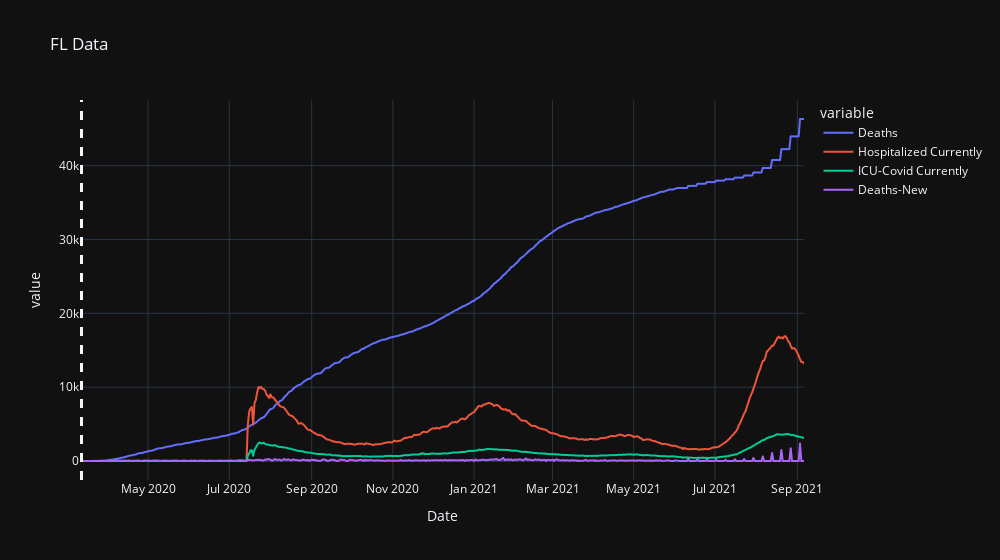

Notebook source saved alongside this figure:
### Code cell
pfig = px.line(FL,y=plot_cols,width=1000,title="FL Data")
pfig.add_vline(first_ts,line_width=3,line_dash="dash",name='Start')
pfig.show()

### Figure 1 — Plotly figure (JSON) as saved in the notebook; plotly's stock layout.template omitted (floating-point values rounded to 4 significant figures; data arrays with more than 128 entries replaced by an {"elided": "..."} marker saying what was removed)
{"data": [{"hovertemplate": "variable=Deaths<br>Date=%{x}<br>value=%{y}<extra></extra>", "legendgroup": "Deaths", "line": {"color": "#636efa", "dash": "solid"}, "marker": {"symbol": "circle"}, "mode": "lines", "name": "Deaths", "showlegend": true, "type": "scattergl", "x": {"elided": "543 str values"}, "xaxis": "x", "y": {"elided": "543 int values"}, "yaxis": "y"}, {"hovertemplate": "variable=Hospitalized Currently<br>Date=%{x}<br>value=%{y}<extra></extra>", "legendgroup": "Hospitalized Currently", "line": {"color": "#EF553B", "dash": "solid"}, "marker": {"symbol": "circle"}, "mode": "lines", "name": "Hospitalized Currently", "showlegend": true, "type": "scattergl", "x": {"elided": "543 str values"}, "xaxis": "x", "y": {"elided": "543 int values"}, "yaxis": "y"}, {"hovertemplate": "variable=ICU-Covid Currently<br>Date=%{x}<br>value=%{y}<extra></extra>", "legendgroup": "ICU-Covid Currently", "line": {"color": "#00cc96", "dash": "solid"}, "marker": {"symbol": "circle"}, "mode": "lines", "name": "ICU-Covid Currently", "showlegend": true, "type": "scattergl", "x": {"elided": "543 str values"}, "xaxis": "x", "y": {"elided": "543 int values"}, "yaxis": "y"}, {"hovertemplate": "variable=Deaths-New<br>Date=%{x}<br>value=%{y}<extra></extra>", "legendgroup": "Deaths-New", "line": {"color": "#ab63fa", "dash": "solid"}, "marker": {"symbol": "circle"}, "mode": "lines", "name": "Deaths-New", "showlegend": true, "type": "scattergl", "x": {"elided": "543 str values"}, "xaxis": "x", "y": {"elided": "543 int values"}, "yaxis": "y"}], "layout": {"legend": {"title": {"text": "variable"}, "tracegroupgap": 0}, "shapes": [{"line": {"dash": "dash", "width": 3}, "name": "Start", "type": "line", "x0": "2020-03-12T00:00:00", "x1": "2020-03-12T00:00:00", "xref": "x", "y0": 0, "y1": 1, "yref": "y domain"}], "title": {"text": "FL Data"}, "width": 1000, "xaxis": {"anchor": "y", "domain": [0, 1], "title": {"text": "Date"}}, "yaxis": {"anchor": "x", "domain": [0, 1], "title": {"text": "value"}}}}
